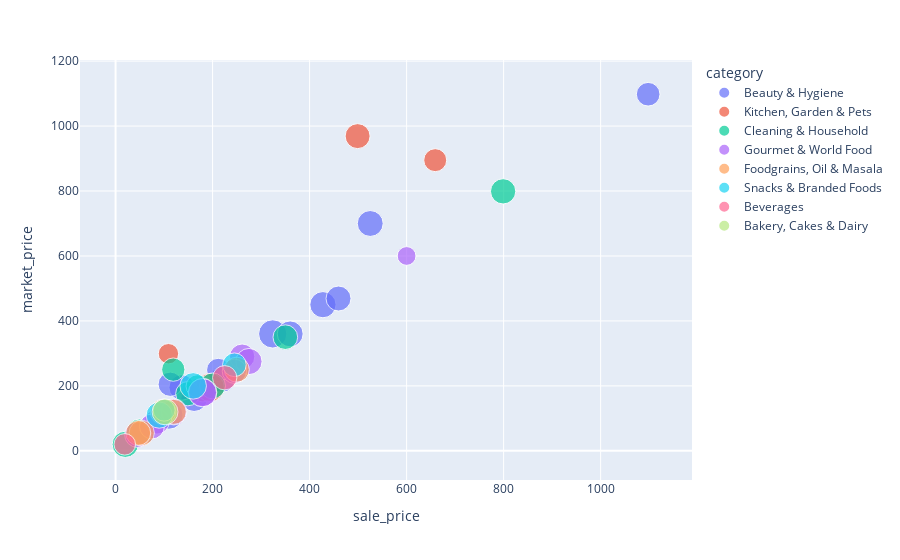

Notebook code cell kept with this figure:
### Code cell
px.scatter(df.head(50),y='market_price',x='sale_price',color='category',size='rating')

### Figure 1 — Plotly figure (JSON) as saved in the notebook; plotly's stock layout.template omitted (floating-point values rounded to 4 significant figures)
{"data": [{"hovertemplate": "category=Beauty & Hygiene<br>sale_price=%{x}<br>market_price=%{y}<br>rating=%{marker.size}<extra></extra>", "legendgroup": "Beauty & Hygiene", "marker": {"color": "#636efa", "size": [4.1, 4.4, 3.6, 4, 3.5, 5, 5, 4.2, 1.5, 3.4, 4.1, 3.7, 4.3, 4.2, 3.9], "sizemode": "area", "sizeref": 0.0125, "symbol": "circle"}, "mode": "markers", "name": "Beauty & Hygiene", "orientation": "v", "showlegend": true, "type": "scatter", "x": [220, 162, 58, 250, 1098, 110, 324, 525, 169.2, 211.7, 136.5, 112.8, 427.5, 360, 459.6], "xaxis": "x", "y": [220, 162, 58, 250, 1098, 110, 360, 700, 199, 249, 195, 205, 450, 360, 469], "yaxis": "y"}, {"hovertemplate": "category=Kitchen, Garden & Pets<br>sale_price=%{x}<br>market_price=%{y}<br>rating=%{marker.size}<extra></extra>", "legendgroup": "Kitchen, Garden & Pets", "marker": {"color": "#EF553B", "size": [2.3, 5, 3.3, 3.9, 2.6], "sizemode": "area", "sizeref": 0.0125, "symbol": "circle"}, "mode": "markers", "name": "Kitchen, Garden & Pets", "orientation": "v", "showlegend": true, "type": "scatter", "x": [180, 195, 659, 499, 109], "xaxis": "x", "y": [180, 195, 895, 969, 299], "yaxis": "y"}, {"hovertemplate": "category=Cleaning & Household<br>sale_price=%{x}<br>market_price=%{y}<br>rating=%{marker.size}<extra></extra>", "legendgroup": "Cleaning & Household", "marker": {"color": "#00cc96", "size": [3.4, 3.7, 3.3, 4.3, 3.8, 4.2, 4, 4], "sizemode": "area", "sizeref": 0.0125, "symbol": "circle"}, "mode": "markers", "name": "Cleaning & Household", "orientation": "v", "showlegend": true, "type": "scatter", "x": [119, 149, 169, 20, 350, 200, 49, 799], "xaxis": "x", "y": [250, 176, 199, 20, 350, 200, 59, 799], "yaxis": "y"}, {"hovertemplate": "category=Gourmet & World Food<br>sale_price=%{x}<br>market_price=%{y}<br>rating=%{marker.size}<extra></extra>", "legendgroup": "Gourmet & World Food", "marker": {"color": "#ab63fa", "size": [4, 2.2, 4.9, 4.3, 3.9, 4.1, 3.9, 4.3, 5, 3.7], "sizemode": "area", "sizeref": 0.0125, "symbol": "circle"}, "mode": "markers", "name": "Gourmet & World Food", "orientation": "v", "showlegend": true, "type": "scatter", "x": [261, 600, 180, 120, 85.14, 45, 75, 275, 179, 245], "xaxis": "x", "y": [290, 600, 180, 120, 90, 50, 75, 275, 179, 245], "yaxis": "y"}, {"hovertemplate": "category=Foodgrains, Oil & Masala<br>sale_price=%{x}<br>market_price=%{y}<br>rating=%{marker.size}<extra></extra>", "legendgroup": "Foodgrains, Oil & Masala", "marker": {"color": "#FFA15A", "size": [3.9, 4, 4.1, 3.9, 3.9], "sizemode": "area", "sizeref": 0.0125, "symbol": "circle"}, "mode": "markers", "name": "Foodgrains, Oil & Masala", "orientation": "v", "showlegend": true, "type": "scatter", "x": [120, 53.9, 98, 46.75, 250], "xaxis": "x", "y": [120, 55, 120, 55, 250], "yaxis": "y"}, {"hovertemplate": "category=Snacks & Branded Foods<br>sale_price=%{x}<br>market_price=%{y}<br>rating=%{marker.size}<extra></extra>", "legendgroup": "Snacks & Branded Foods", "marker": {"color": "#19d3f3", "size": [3.5, 4.3, 4.4, 3], "sizemode": "area", "sizeref": 0.0125, "symbol": "circle"}, "mode": "markers", "name": "Snacks & Branded Foods", "orientation": "v", "showlegend": true, "type": "scatter", "x": [245, 90, 160, 100], "xaxis": "x", "y": [265, 110, 200, 125], "yaxis": "y"}, {"hovertemplate": "category=Beverages<br>sale_price=%{x}<br>market_price=%{y}<br>rating=%{marker.size}<extra></extra>", "legendgroup": "Beverages", "marker": {"color": "#FF6692", "size": [2.9, 3.7], "sizemode": "area", "sizeref": 0.0125, "symbol": "circle"}, "mode": "markers", "name": "Beverages", "orientation": "v", "showlegend": true, "type": "scatter", "x": [19, 225], "xaxis": "x", "y": [20, 225], "yaxis": "y"}, {"hovertemplate": "category=Bakery, Cakes & Dairy<br>sale_price=%{x}<br>market_price=%{y}<br>rating=%{marker.size}<extra></extra>", "legendgroup": "Bakery, Cakes & Dairy", "marker": {"color": "#B6E880", "size": [4.2], "sizemode": "area", "sizeref": 0.0125, "symbol": "circle"}, "mode": "markers", "name": "Bakery, Cakes & Dairy", "orientation": "v", "showlegend": true, "type": "scatter", "x": [102], "xaxis": "x", "y": [120], "yaxis": "y"}], "layout": {"autosize": true, "legend": {"itemsizing": "constant", "title": {"text": "category"}, "tracegroupgap": 0}, "margin": {"t": 60}, "xaxis": {"anchor": "y", "autorange": true, "domain": [0, 1], "range": [-68.45, 1184.0], "title": {"text": "sale_price"}, "type": "linear"}, "yaxis": {"anchor": "x", "autorange": true, "domain": [0, 1], "range": [-142.6, 1252.0], "title": {"text": "market_price"}, "type": "linear"}}}
